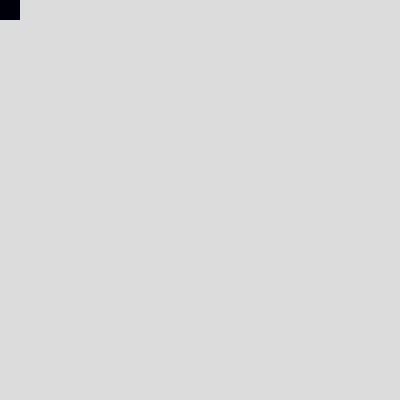
Frame 1 (no input)
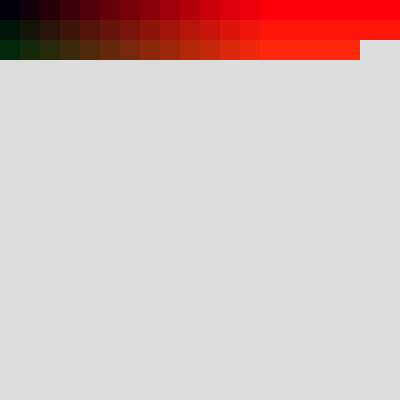
Frame 60 (no input)
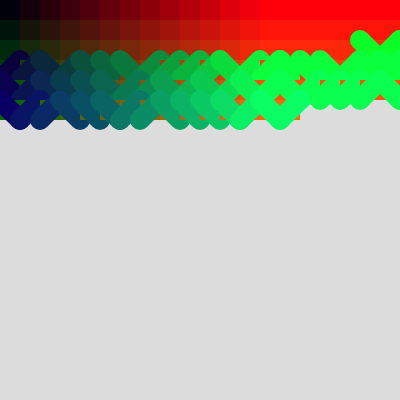
Frame 120 (the mouse pressed at the canvas centre since frame 60)

The p5.js sketch that drew these frames (run headless with seeded random() and noise() and a simulated clock; from frame 60 on, the mouse is pressed at the canvas centre):

// p5.js sketch
// ── sketch.js
let gSize = 20;
let xPos = 0, yPos = 0;

function setup() {
  createCanvas(400, 400);
  background(220);
}

function draw() {
  
  // make a random choice
  noStroke();
  fill(xPos, yPos,10);
  rect(xPos, yPos, gSize);


  let choice = random(0,1);
  strokeWeight(mouseX/10);
  stroke(10,xPos, yPos);
  if(choice>0.5) {
    line(xPos, yPos, xPos+gSize, yPos+gSize);
  } else {
    line(xPos+gSize, yPos, xPos, yPos+gSize);
  }
  //moving the grid position, so that we can draw the next line  
  xPos += gSize; // xPos = xPos + gSize;
  if(xPos > width) {
    yPos += gSize;
    xPos = 0;
  }
  
}
